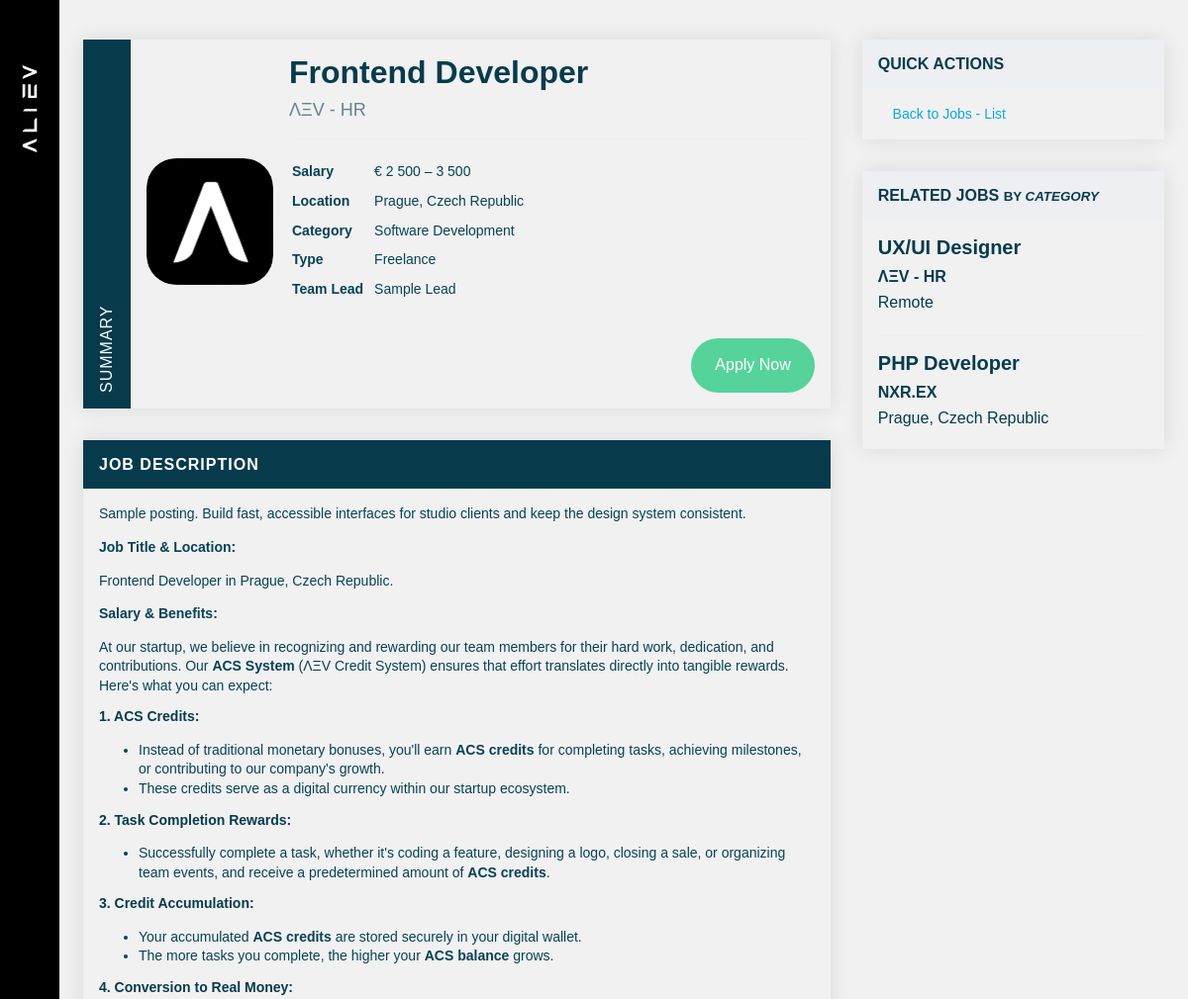
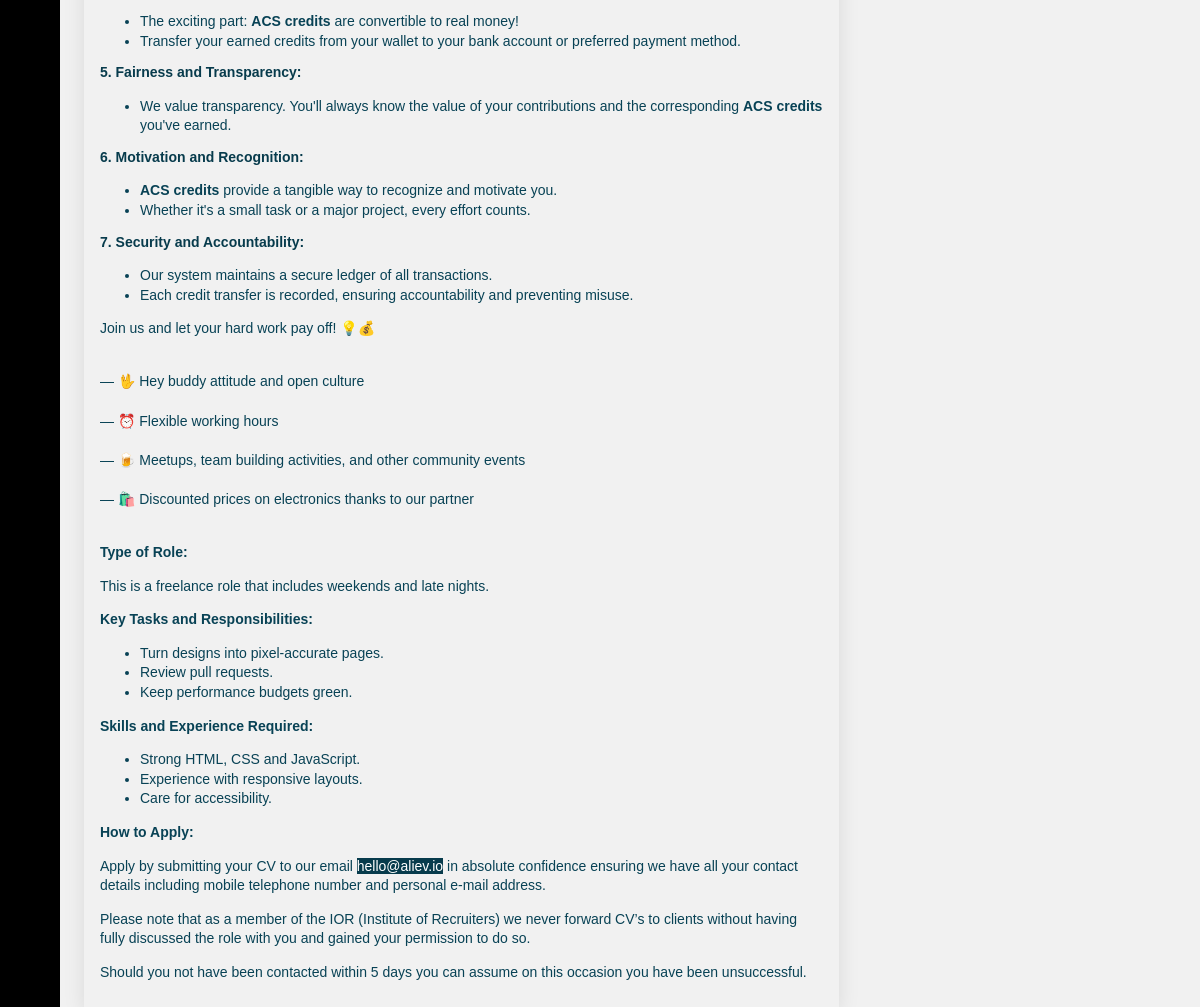
Screenshot of /careers/frontend-developer with the database file from the repository (2 pictures, top to bottom).
### tables this page shows
CREATE TABLE IF NOT EXISTS jobs (
    id                   INT UNSIGNED NOT NULL AUTO_INCREMENT PRIMARY KEY,
    job_url              VARCHAR(32)  NOT NULL,
    job_name             VARCHAR(160) NOT NULL,
    job_company          VARCHAR(120) NOT NULL,
    job_location         VARCHAR(120) NOT NULL,
    job_logo             VARCHAR(120) NULL,
    job_salary           VARCHAR(80)  NULL,
    job_type             VARCHAR(60)  NULL,
    job_lead             VARCHAR(255) NULL,
    job_desc             TEXT         NULL,
    job_responsibilities TEXT         NULL,
    job_skills           TEXT         NULL,
    published            TINYINT(1)   NOT NULL DEFAULT 1,
    created_at           DATETIME     NOT NULL DEFAULT CURRENT_TIMESTAMP,
    UNIQUE KEY uq_jobs_url (job_url)
);

### app/Views/pages/careers/show.php (the view, shortened to what the rows shown need)
<div class="content-container">
  <article class="job-listing">
    <header class="job-listing-header">
      <div class="job-listing-header__content">
        <div class="job-listing-header__job-details">
          <div class="job-listing-header__job-details-top">
            <h1 class="job-listing-header__job-title" itemprop="title"><?= $e($job['job_name']) ?></h1>
            <span class="job-listing-header__company-name" itemprop="hiringOrganization">
              <span class="job-listing-header__company-type"><?= $e($job['job_company']) ?></span>
            </span>
          </div>
          <div class="job-listing-header__job-details-middle">
            <table class="job-listing-header__mata-table">
              <tr itemprop="baseSalary" itemscope itemtype="https://schema.org/MonetaryAmount">
                <th>Salary</th>
                <td>
                  <span itemprop="currency">€</span>
                  <span itemprop="value"><?= $e($job['job_salary']) ?></span>
                </td>
              </tr>
              <tr itemprop="jobLocation" itemscope itemtype="https://schema.org/Place">
                <th>Location</th>
                <td itemprop="address"><?= $e($job['job_location']) ?></td>
              </tr>
              <tr>
                <th>Category</th>
              </tr>
              <tr>
                <th>Type</th>
                <td itemprop="employmentType"><?= $e($job['job_type']) ?></td>
              </tr>
              <tr>
                <th>Team Lead</th>
                <td><?= $e($job['job_lead']) ?></td>
              </tr>
            </table>
          </div>
        </div>
      </div>
    </header>
    <section class="job-listing__job-description" itemprop="description">
      <h2 class="job-listing__job-description-title">Job Description</h2>
      <p><?= nl2br($e($job['job_desc'])) ?></p>
      <p><strong>Job Title &amp; Location:</strong></p>
      <p><?= $e($job['job_name']) ?> in <?= $e($job['job_location']) ?>.</p>
      <p><strong>Salary &amp; Benefits:</strong></p>
      <p>
        <div class="acs-desc">
        </div>
        <br>
        — 🖖 Hey buddy attitude and open culture<br><br>
        — ⏰ Flexible working hours<br><br>
        — 🍺 Meetups, team building activities, and other community events<br><br>
        — 🛍️ Discounted prices on electronics thanks to our partner<br><br>
      </p>
      <p><strong>Type of Role:</strong></p>
      <p>This is a freelance role that includes weekends and late nights.</p>
      <p><strong>Key Tasks and Responsibilities:</strong></p>
      <ul>
        <?php foreach ($responsibilities as $item): ?>
        <li><?= $e($item) ?></li>
        <?php endforeach; ?>
      </ul>
      <p><strong>Skills and Experience Required:</strong></p>
      <ul>
        <?php foreach ($skills as $skill): ?>
        <li><?= $e($skill) ?></li>
        <?php endforeach; ?>
      </ul>
      <p><strong>How to Apply:</strong></p>
      <p>Apply by submitting your CV to our email <span class="apply-mail"><?= $e($email) ?></span> in absolute confidence ensuring we have all your contact
        details including mobile telephone number and personal e-mail address.</p>
      <p>Please note that as a member of the IOR (Institute of Recruiters) we never forward CV’s to clients
        without having fully discussed the role with you and gained your permission to do so.</p>
      <p>Should you not have been contacted within 5 days you can assume on this occasion you have been
        unsuccessful.</p>
    </section>
  </article>
  <aside class="job-listing-sidebar">
    <section class="sidebar-widget">
      <ul class="sidebar-widget__related-jobs">
        <?php foreach ($related as $rel): ?>
        <li class="sidebar-widget__related-job">
          <a href="/careers/<?= $e(rawurlencode((string) $rel['job_url'])) ?>" class="sidebar-widget__related-job--link">
            <h4 class="sidebar-widget__related-job-title"><?= $e($rel['job_name']) ?></h4>
            <span class="sidebar-widget__related-job-company"><?= $e($rel['job_company']) ?></span>
            <span class="sidebar-widget__related-job-location"><?= $e($rel['job_location']) ?></span>
          </a>
        </li>
        <?php endforeach; ?>
      </ul>
    </section>
  </aside>
</div>

### rows the page displays
jobs: job_name "Frontend Developer", job_company "ΛΞV - HR", job_salary "2 500 – 3 500", job_location "Prague, Czech Republic", job_type "Freelance", job_lead "Sample Lead", job_desc "Sample posting. Build fast, accessible interfaces for studio clients and keep the design system consistent."
jobs: job_name "UX/UI Designer", job_company "ΛΞV - HR", job_location "Remote"
jobs: job_name "PHP Developer", job_company "NXR.EX", job_location "Prague, Czech Republic"

### other values shown
$e($item) "Turn designs into pixel-accurate pages."
$e($item) "Review pull requests."
$e($item) "Keep performance budgets green."
$e($skill) "Strong HTML, CSS and JavaScript."
$e($skill) "Experience with responsive layouts."
$e($skill) "Care for accessibility."
$e($email) "hello@aliev.io"
